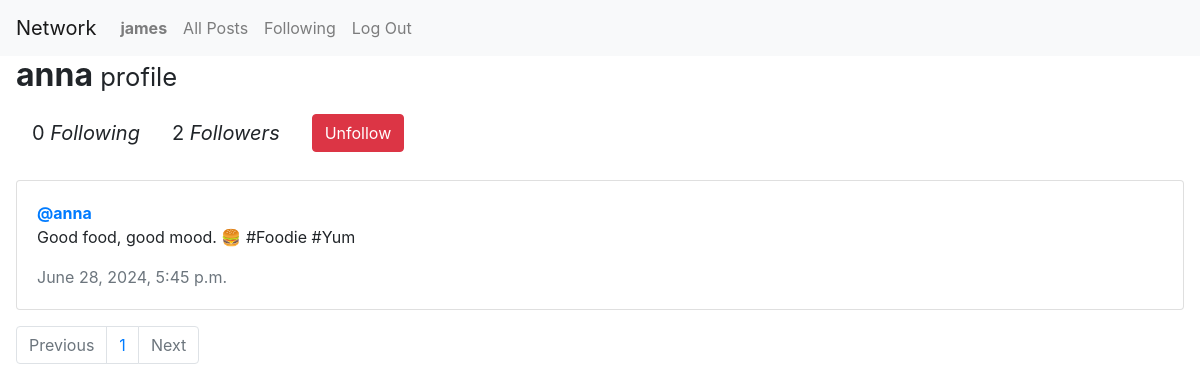
The app's page /profile/3 (signed in), older data.
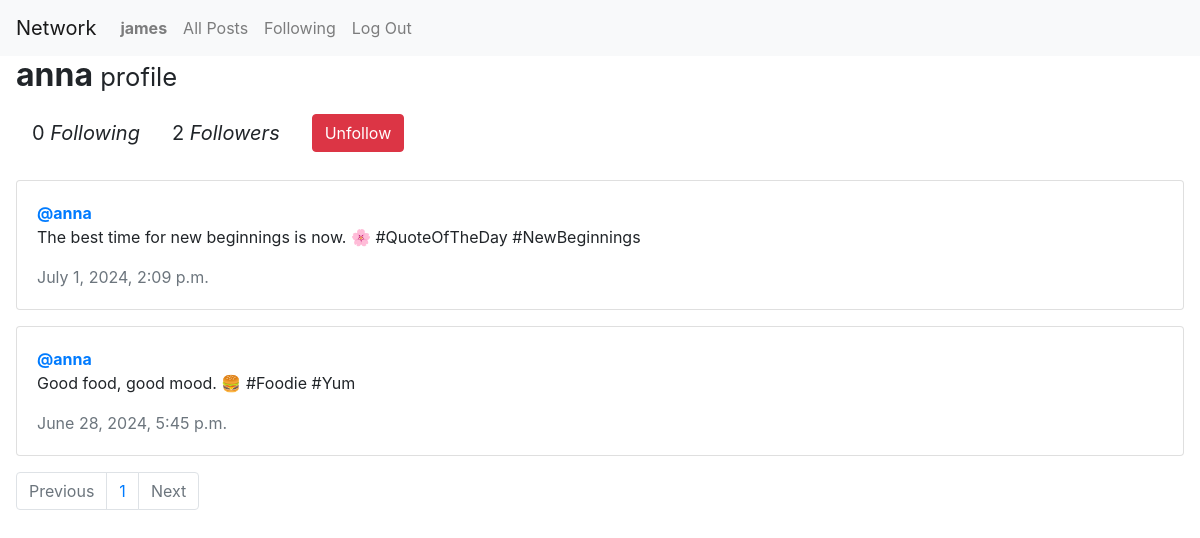
The same page, newer data.
### network/models.py (models this page shows, shortened)
class Post(models.Model):
    content = models.CharField(max_length=150)
    user = models.ForeignKey(User, on_delete=models.CASCADE, related_name="author")
    date = models.DateTimeField(auto_now_add=True)

class User(AbstractUser):
    pass

### network/views.py (the view)
# urls.py: path("profile/<int:user_id>", views.profile, name="profile"),
def profile(request, user_id):
    user = User.objects.get(pk=user_id)
    all_post = Post.objects.filter(user=user).order_by('-date')
    following = Follow.objects.filter(follower=user)
    followers = Follow.objects.filter(followed=user)
    try:
        checkFollow = Follow.objects.get(follower=request.user, followed=user)
        isFollowing = True
    except Follow.DoesNotExist:
        isFollowing = False
    paginator = Paginator(all_post, 10)
    page_number = request.GET.get('page')
    page_obj = paginator.get_page(page_number)
    return render(request, "network/profile.html", {
        "page_obj": page_obj,
        "username": user.username,
        "following": following,
        "followers": followers,
        "isFollowing": isFollowing,
        "user_profile": user
    })

### network/templates/network/profile.html (shortened to what this page needs)
{% extends "network/layout.html" %}
{% load static %}
{% block body %}
    <h2 class="mx-3"><strong>{{ username }}</strong><small> profile</small></h2>
    <div class="d-flex align-items-center mx-3">
        <p class="blockquote m-3">{{ following.count }} <i>Following</i></p>
        <p class="blockquote m-3">{{ followers.count }} <i>Followers</i></p>
        {% if user.is_authenticated %}
            {% if user != user_profile %}
                {% if isFollowing %}
                    <form action="{% url 'unfollow' %}" method="POST">
                        <input class="btn btn-danger mx-3" type="submit" value="Unfollow">
                    </form>
                {% else %}
                    <form action="{% url 'follow' %}" method="POST">
                        {% csrf_token %}
                        <input type="hidden" name="follow" value="{{ user_profile }}">
                        <input class="btn btn-success mx-3" type="submit" value="Follow">
                    </form>
                {% endif %}
            {% endif %}
        {% endif %}
    </div>
    <div class="all_post mx-3 mt-3">
        {% for post in page_obj %}
        <div class="card mb-3">
            <div class="card-body">
                <a href="{% url 'profile' post.user.id %}"><strong>@{{ post.user }}</strong></a>
                <p class="card-text">{{ post.content }}</p>
                <p class="card-text text-muted">{{ post.date }}</p>
            </div>
          </div>
        {% endfor %}
    </div>
    <nav aria-label="Page navigation example">
        <ul class="pagination mx-3">
            {% if page_obj.has_previous %}
                <li class="page-item"><a class="page-link" href="?page={{ page_obj.previous_page_number }}">Previous</a></li>
            {% else %}
                <li class="page-item disabled"><span class="page-link">Previous</span></li>
            {% endif %}
            <span class="current">
                <li class="page-item page-link">{{ page_obj.number }}</li>
            </span>
            {% if page_obj.has_next %}
                <li class="page-item"><a class="page-link" href="?page={{ page_obj.next_page_number }}">Next</a></li>
            {% else %}
                <li class="page-item disabled"><span class="page-link">Next</span></li>
            {% endif %}
        </ul>
    </nav>
{% endblock %}

Row changes from the older to the newer data that the page shows:
added Post: user "anna", content "The best time for new beginnings is now. 🌸 #QuoteOfTheDay #NewBeginnings", date "July 1, 2024, 2:09 p.m."
